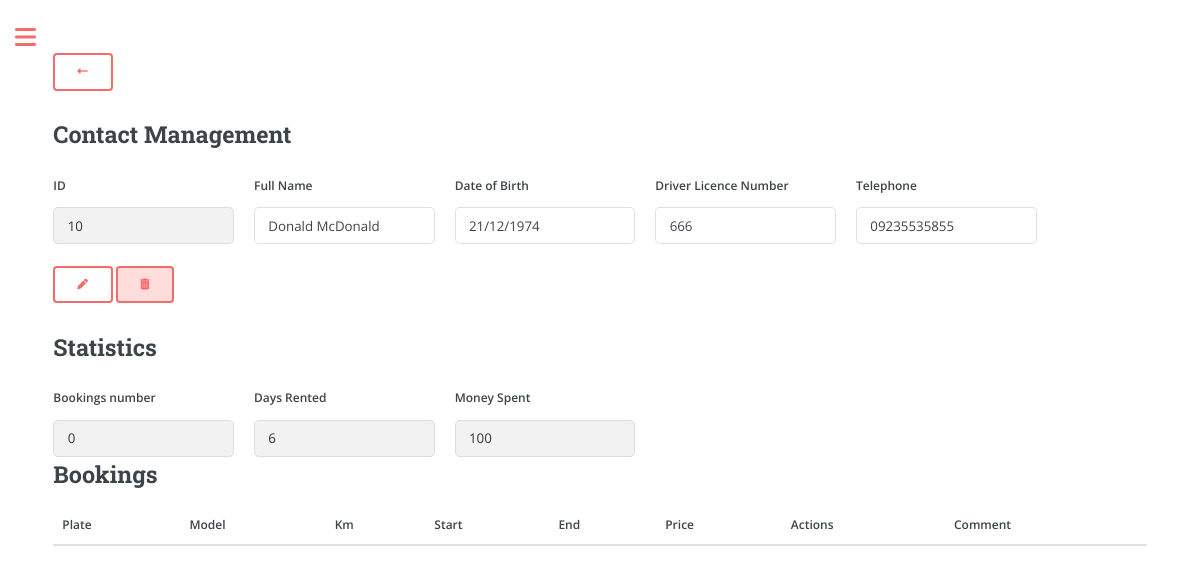
Page /contact/10 (signed in) on the earlier database version.
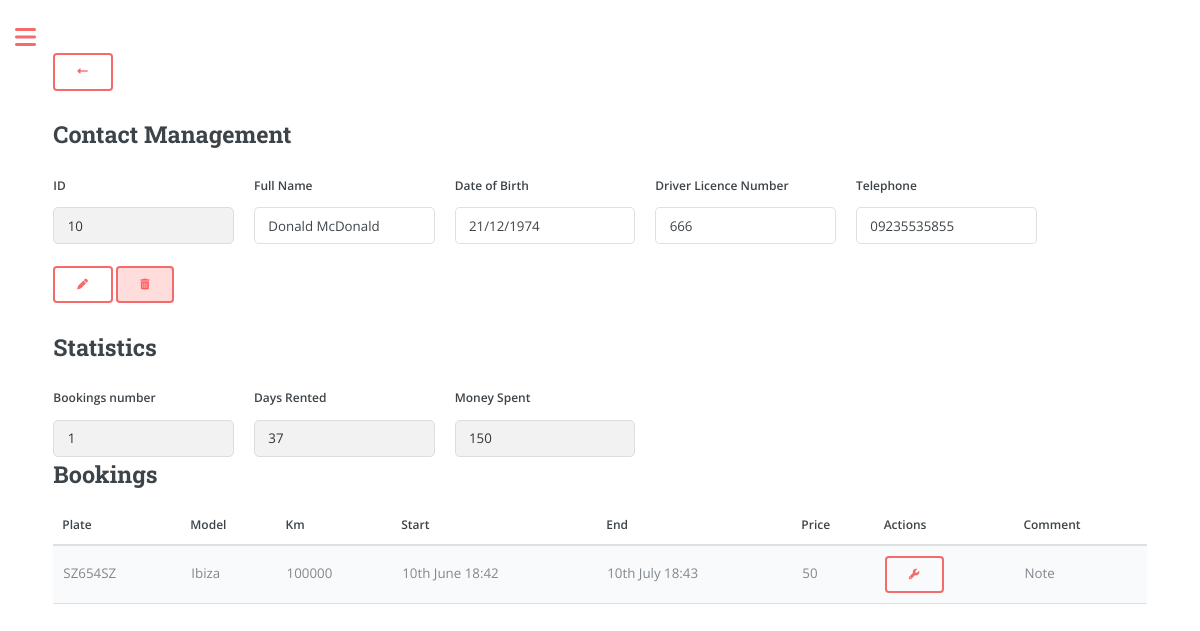
Same page on the later database version.
### app/models.py (models this page shows, shortened)
class Booking(db.Model):
    id = db.Column(db.Integer, primary_key=True)
    start_datetime = db.Column(db.DateTime, nullable=False)
    end_datetime = db.Column(db.DateTime, nullable=False)
    car_plate = db.Column(db.String(8), db.ForeignKey('car.plate'), nullable=False)
    user_id = db.Column(db.Integer, db.ForeignKey('user.id'), nullable=False)
    note = db.Column(db.String(160))
    money = db.Column(db.Integer, default=0, index=True)
    km = db.Column(db.Integer, default=0, index=True) # Car's kilometres when booking
    car = db.relationship('Car', backref='bookings', lazy=True)
    contact_id = db.Column(db.Integer, db.ForeignKey('contacts.id', name='booking_contacts_id'), nullable=True)
    group_id = db.Column(db.Integer, db.ForeignKey('groups.id', name='booking_group'), nullable=True)
    group = db.relationship('Groups', back_populates='bookings', lazy=True)

class Car(db.Model):
    plate = db.Column(db.String(8), primary_key=True, index=True, unique=True)
    make = db.Column(db.String(15), index=True)
    model = db.Column(db.String(15), index=True)
    fuel = db.Column(db.String(8), index=True)
    year = db.Column(db.Integer, index=True)
    cc = db.Column(db.Integer, index=True)
    user_id = db.Column(db.Integer, db.ForeignKey('user.id'))
    days = db.Column(db.Integer, default=0, index=True)
    money = db.Column(db.Integer, default=0, index=True) # Referred as 'revenue'
    car_cost = db.Column(db.Integer, default=0, index=True)
    insurance_cost = db.Column(db.Float, default=0, index=True)
    insurance_expiry_date = db.Column(db.DateTime)
    mot_cost = db.Column(db.Float, default=0, index=True)
    mot_expiry_date = db.Column(db.DateTime)
    road_tax_cost = db.Column(db.Float, default=0, index=True)
    road_tax_expiry_date = db.Column(db.DateTime)
    renewal = db.relationship('Renewal', backref='car', lazy='dynamic')
    km = db.Column(db.Integer, default=0, index=True)

### app/routes.py (the view, shortened to what this page needs)
@app.route('/contact/<int:contact_id>', methods=['GET', 'POST'])
@login_required
def contact_manage(contact_id):
    contact = Contacts.query.get_or_404(contact_id)
    contact_bookings = contact.bookings.all()
    return render_template('contact_manage.html' if current_user.language == 'en' else f'contact_manage_{current_user.language}.html',
                           contact=contact, contact_bookings=contact_bookings, days=contact.rented_days,
                           money=contact.money_spent, bookings_number=len(contact_bookings), user_name=current_user.username if current_user.is_authenticated else None)

### app/models.py (called while the page is built)
@login.user_loader
def load_user(id):
    return User.query.get(int(id))

### app/templates/contact_manage.html (shortened to what the changed rows need)
{% if current_user.language == 'en' %}
    {% extends "index.html" %}
{% else %}
    {% extends "index_" + current_user.language + ".html" %}
{% endif %}
{% block content %}
<link rel="stylesheet" href="{{ url_for('static', filename='css/custom.css') }}">
<h2>Contact Management</h2>
<h2>Statistics</h2>
<div class="row">
    <div class="col">
        <label for="bookings_number" class="form-label">Bookings number</label>
        <input type="text" class="form-control" id="bookings_number" name="bookings_number" value="{{ bookings_number }}" readonly>
    </div>
    <div class="col">
        <label for="days_rented" class="form-label">Days Rented</label>
        <input type="text" class="form-control" id="days_rented" name="days_rented" value="{{ days }}" readonly>
    </div>
    <div class="col">
        <label for="money_spent" class="form-label">Money Spent</label>
        <input type="text" class="form-control" id="money_spent" name="money_spent" value="{{ money }}" readonly>
    </div>
</div>
<h2>Bookings</h2>
<form action="{{ url_for('bookings_manage') }}" method="POST">
    <table>
        <thead>
            <tr>
                <th>Plate</th>
                <th>Model</th>
                <th>{{ current_user.measurement_unit.capitalize() }}</th>
                <th>Start</th>
                <th>End</th>
                <th>Price</th>
                <th>Actions</th>
                <th>Comment</th>
            </tr>
        </thead>
        <tbody>
            {% for booking in contact_bookings %}
                <tr>
                    <td>{{ booking.car.plate }}</td>
                    <td>{{ booking.car.model }}</td>
                    <td>{{ booking.km }}</td>
                    <td>{{ booking.start_datetime.strftime("%dth %B %H:%M") }}</td>
                    <td>{{ booking.end_datetime.strftime("%dth %B %H:%M") }}</td>
                    <td>{{ booking.money }}</td>
                    <td>
                        <button type="submit" class="btn btn-danger" name="manage_booking" value="{{ booking.id }}"><i class="fa-solid fa-wrench"></i></button>
                    </td>
                    <td>
                        {% if booking.note %}
                            <span class="note-tooltip">
                                Note
                            </span>
                        {% endif %}
                    </td>
                </tr>
            {% endfor %}
        </tbody>
    </table>
</form>
{% endblock %}

Differences in the rows shown:
added Booking: car.plate "SZ654SZ", car.model "Ibiza", km "100000", start_datetime "10th June 18:42", end_datetime "10th July 18:43", money "50", {{ booking.id }} 6 (drawn)
Other differences:
form field bookings_number: "0" → "1"
form field days_rented: "6" → "37"
form field money_spent: "100" → "150"
